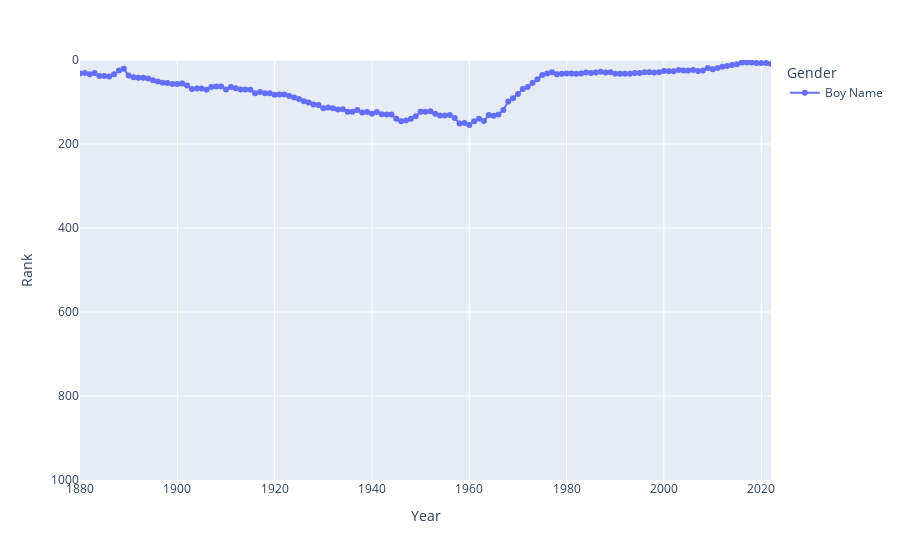

The code cell stored with this chart in its notebook:
### Code cell
fig = px.line(example_df, y="Rank", x="Year", color="Gender", range_y=[1000, 0], range_x=[1880, 2022], markers=True)


fig

### Figure 1 — Plotly figure (JSON) as saved in the notebook; plotly's stock layout.template omitted (floating-point values rounded to 4 significant figures; data arrays with more than 128 entries replaced by an {"elided": "..."} marker saying what was removed)
{"data": [{"hovertemplate": "Gender=Boy Name<br>Year=%{x}<br>Rank=%{y}<extra></extra>", "legendgroup": "Boy Name", "line": {"color": "#636efa", "dash": "solid"}, "marker": {"symbol": "circle"}, "mode": "lines+markers", "name": "Boy Name", "orientation": "v", "showlegend": true, "type": "scatter", "x": {"elided": "143 int values"}, "xaxis": "x", "y": {"elided": "143 int values"}, "yaxis": "y"}], "layout": {"legend": {"title": {"text": "Gender"}, "tracegroupgap": 0}, "margin": {"t": 60}, "xaxis": {"anchor": "y", "domain": [0, 1], "range": [1880, 2022], "title": {"text": "Year"}}, "yaxis": {"anchor": "x", "domain": [0, 1], "range": [1000, 0], "title": {"text": "Rank"}}}}
